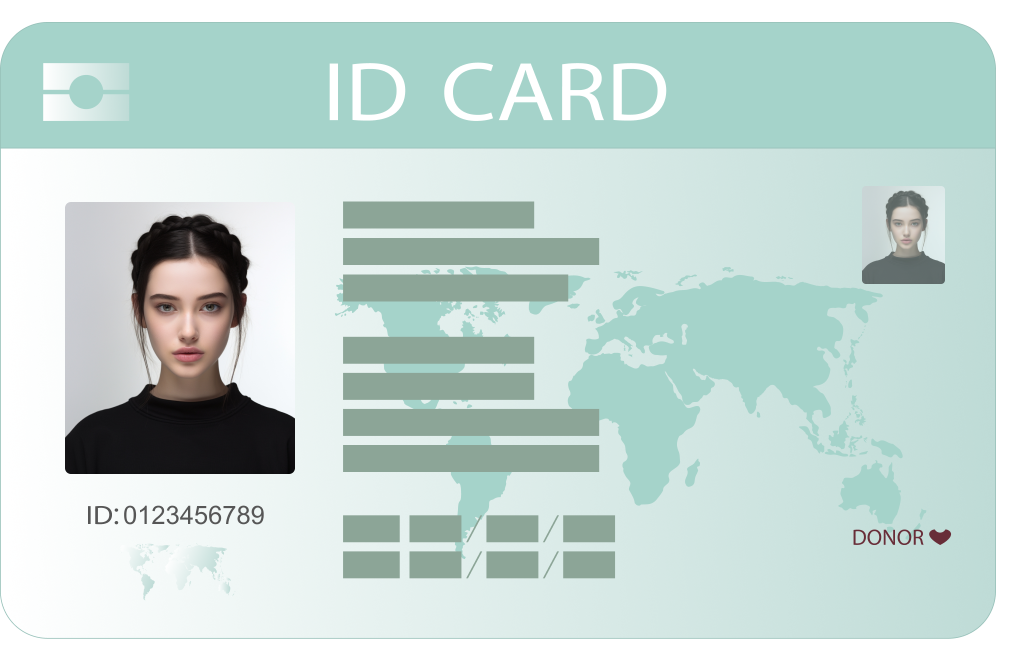
#> input picture 01-kyc-biometrie/ID.png, 2031 x 1342 px (shown at 1/2 size)
$ python comparaison_kyc.py
#> lines starting #> are read from the running program, lines starting #| are printed output that depends on the picture
#!/usr/bin/env python3
# -*- coding: utf-8 -*-
"""
Comparaison de deux approches de vérification biométrique KYC — SlickPay.

Compare, sur les mêmes paires d'images :
  1. le pipeline ORB existant (détection Haar, CLAHE, descripteurs ORB,
     filtrage de Lowe, validation géométrique RANSAC) ;
  2. une approche par embeddings faciaux (FaceNet, distance cosinus).

Objectif : quantifier l'écart entre l'approche par points d'intérêt retenue
dans le prototype et l'approche de référence utilisée en production, afin
d'objectiver la limite méthodologique identifiée dans le mémoire.

Prérequis (environnement conda dédié) :
    conda activate kyc
    pip install deepface opencv-python pillow

Les 4 images doivent être dans le même dossier que ce script.

Sortie :
    resultats_comparaison_kyc.txt  (récapitulatif à capturer pour l'annexe)

Usage :
    python comparaison_kyc.py
"""

import os
import warnings
from pathlib import Path

warnings.filterwarnings("ignore")
os.environ["TF_CPP_MIN_LOG_LEVEL"] = "3"   # masque les logs TensorFlow

import cv2
import numpy as np
from PIL import Image

# ---------------------------- PARAMÈTRES ORB -------------------------------
SIMILARITY_THRESHOLD = 75.0
MIN_MATCHES_THRESHOLD = 20

# Paires évaluées : (document d'identité, selfie, libellé)
PAIRES = [
    ("ID.png", "sel.png", "Positif 1"),
    ("Carte-Identite.jpg", "photo.jpg", "Positif 2"),
    ("ID.png", "photo.jpg", "Négatif"),
]
# ---------------------------------------------------------------------------


# ===========================================================================
# PARTIE 1 — PIPELINE ORB (identique au prototype du mémoire)
# ===========================================================================

def load_image_safe(path):
#> called with path = 'ID.png'
    img = Image.open(path).convert("RGB")
    return cv2.cvtColor(np.array(img), cv2.COLOR_RGB2BGR)
#> call 2 of load_image_safe, with path = 'sel.png'
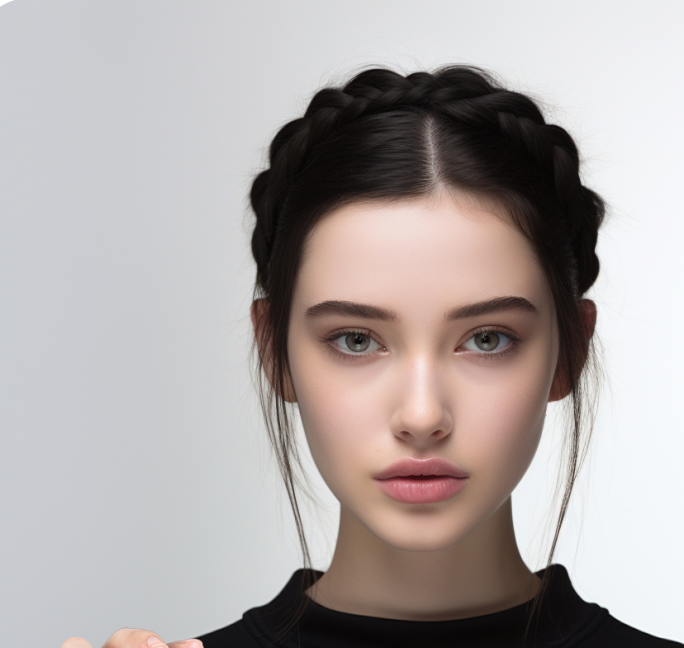
#> input picture 01-kyc-biometrie/sel.png, 2052 x 1942 px (shown at 1/3 size)


def detect_faces(image):
    cascade = cv2.CascadeClassifier(
        cv2.data.haarcascades + "haarcascade_frontalface_default.xml"
    )
    gray = cv2.cvtColor(image, cv2.COLOR_BGR2GRAY)
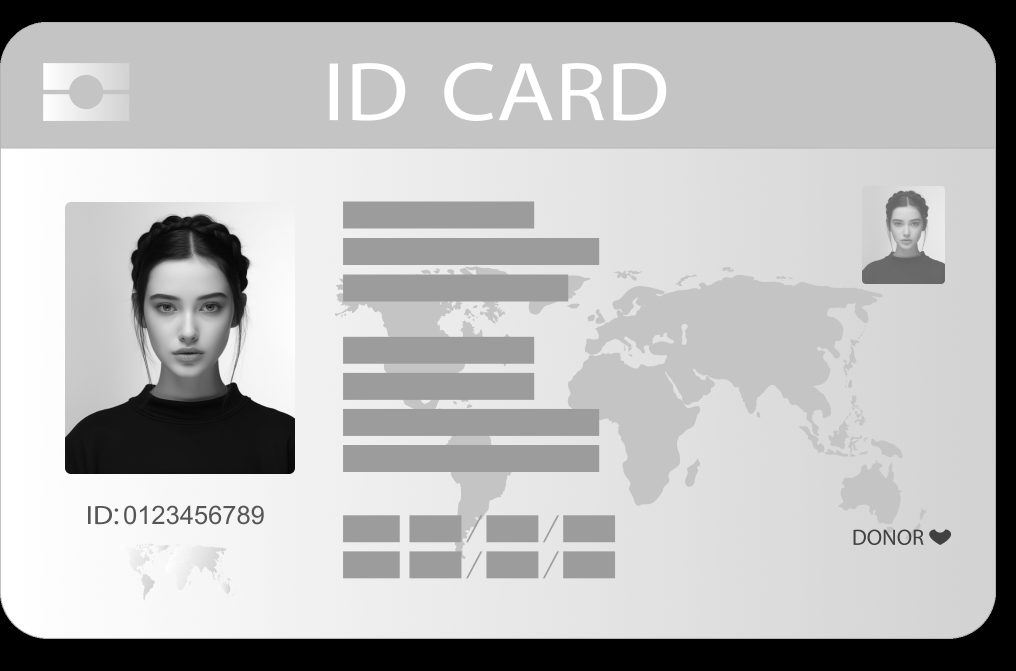
#> gray: shape (1342, 2031) (shown at 1/2 size); min 0, max 255, mean 183.8
    return cascade.detectMultiScale(gray, scaleFactor=1.1, minNeighbors=5,
                                    minSize=(40, 40))


def get_largest_face(faces):
    if len(faces) == 0:
        return None
    return sorted(faces, key=lambda f: f[2] * f[3], reverse=True)[0]


def preprocess_face(face):
    gray = cv2.cvtColor(face, cv2.COLOR_BGR2GRAY)
    gray = cv2.GaussianBlur(gray, (3, 3), 0)
    clahe = cv2.createCLAHE(clipLimit=2.0, tileGridSize=(8, 8))
    gray = clahe.apply(gray)
    return cv2.resize(gray, (250, 250))


def extract_features(image):
    orb = cv2.ORB_create(nfeatures=500, scaleFactor=1.2, nlevels=8)
    return orb.detectAndCompute(image, None)


def match_descriptors(desc1, desc2):
    if desc1 is None or desc2 is None:
        return []
    bf = cv2.BFMatcher(cv2.NORM_HAMMING, crossCheck=False)
    bons = []
    for pair in bf.knnMatch(desc1, desc2, k=2):
        if len(pair) < 2:
            continue
        m, n = pair
        if m.distance < 0.75 * n.distance:     # ratio test de Lowe
            bons.append(m)
    return bons


def compute_similarity(kp1, desc1, kp2, desc2):
    bons = match_descriptors(desc1, desc2)
    if len(bons) < 4:
        return 0.0, bons
    src = np.float32([kp1[m.queryIdx].pt for m in bons]).reshape(-1, 1, 2)
    dst = np.float32([kp2[m.trainIdx].pt for m in bons]).reshape(-1, 1, 2)
    _, mask = cv2.findHomography(src, dst, cv2.RANSAC, 5.0)
    if mask is None:
        return 0.0, bons
    return (int(mask.sum()) / len(bons)) * 100, bons


def comparer_orb(chemin_id, chemin_selfie):
    """Retourne (similarité, nb correspondances, décision)."""
    image_id = load_image_safe(chemin_id)
    image_selfie = load_image_safe(chemin_selfie)

    visage_id = get_largest_face(detect_faces(image_id))
#> visage_id = [258, 524, 238, 238]
    visage_selfie = get_largest_face(detect_faces(image_selfie))
#> in detect_faces (call 2), `gray = cv2.cvtColor(image, cv2.COLOR_BGR2GRAY)`:
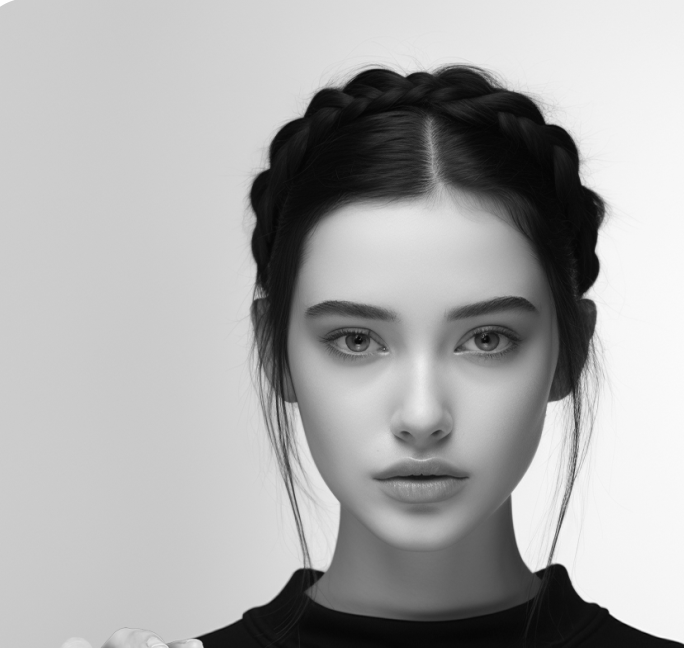
#> gray: shape (1942, 2052) (shown at 1/3 size); min 1, max 255, mean 170.6
#> visage_selfie = [727, 614, 1062, 1062]
    if visage_id is None or visage_selfie is None:
        return None, None, "ÉCHEC (visage non détecté)"

    x1, y1, w1, h1 = visage_id
#> x1 = 258; y1 = 524; w1 = 238; h1 = 238
    x2, y2, w2, h2 = visage_selfie
#> x2 = 727; y2 = 614; w2 = 1062; h2 = 1062
    face1 = preprocess_face(image_id[y1:y1 + h1, x1:x1 + w1])
    face2 = preprocess_face(image_selfie[y2:y2 + h2, x2:x2 + w2])
#> in preprocess_face (call 2), `gray = cv2.cvtColor(face, cv2.COLOR_BGR2GRAY)`:
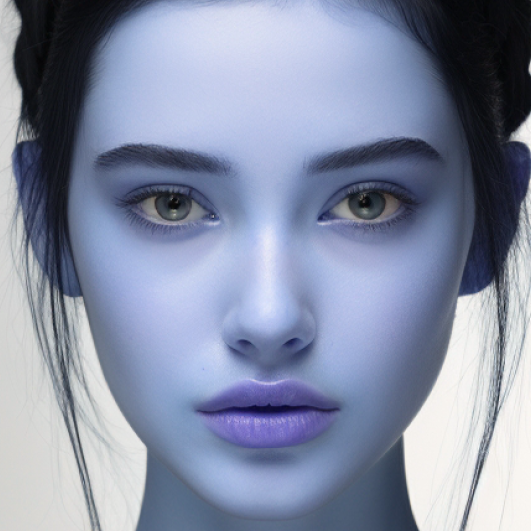
#> face: shape (1062, 1062, 3) (shown at 1/2 size); mean of channels 0, 1, 2 134.3, 142.9, 166.2; drawn as R, G, B
#> in preprocess_face (call 2), `return cv2.resize(gray, (250, 250))`:
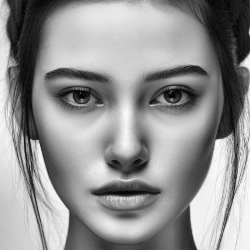
#> returned value: shape (250, 250); min 1, max 251, mean 146.8

    kp1, d1 = extract_features(face1)
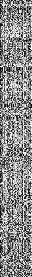
#> d1: shape (277, 32); min 0, max 255, mean 137.8
#> kp1 = 277 keypoints; strongest (x, y, size): (213, 139, 31), (36, 140, 31), (109, 159, 77.1), (125, 152, 92.6)
    kp2, d2 = extract_features(face2)
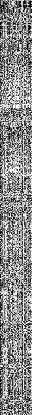
#> d2: shape (415, 32); min 0, max 255, mean 138.9
#> kp2 = 415 keypoints; strongest (x, y, size): (31, 140, 31), (216, 140, 31), (38, 141, 31), (35, 142, 31)
    similarite, bons = compute_similarity(kp1, d1, kp2, d2)
#> after the loop in match_descriptors, `for pair in bf.knnMatch(desc1, desc2, k=2):`: bons = 170 matches
#> in compute_similarity, `src = np.float32([kp1[m.queryIdx].pt for m in bons]).reshape(-1, 1, 2)`: src = 170 rows, first 8: [196, 65], [47, 75], [168, 86], [84, 88], [165, 90], [57, 94], [69, 94], [192, 94]
#> in compute_similarity, `dst = np.float32([kp2[m.trainIdx].pt for m in bons]).reshape(-1, 1, 2)`: dst = 170 rows, first 8: [198, 66], [47, 77], [172, 87], [86, 89], [168, 91], [59, 95], [71, 95], [194.4, 94.8]
#> in compute_similarity, `_, mask = cv2.findHomography(src, dst, cv2.RANSAC, 5.0)`: mask = 170 values, max 1 at index 0, min 0 at index 39, mean 0.988
#> similarite = 98.82; bons = 170 matches

    correspond = (similarite >= SIMILARITY_THRESHOLD
                  and len(bons) >= MIN_MATCHES_THRESHOLD)
#> correspond = True
    decision = "CORRESPONDANCE" if correspond else "NON-CORRESPONDANCE"
#> decision = 'CORRESPONDANCE'
    return round(similarite, 2), len(bons), decision


# ===========================================================================
# PARTIE 2 — EMBEDDINGS FACIAUX (FaceNet)
# ===========================================================================

def comparer_facenet(chemin_id, chemin_selfie):
    """Retourne (distance cosinus, seuil du modèle, décision)."""
    from deepface import DeepFace
    try:
        res = DeepFace.verify(
            img1_path=chemin_id,
            img2_path=chemin_selfie,
            model_name="Facenet",
            distance_metric="cosine",
            detector_backend="opencv",
            enforce_detection=True,
        )
        decision = "CORRESPONDANCE" if res["verified"] else "NON-CORRESPONDANCE"
        return round(res["distance"], 4), round(res["threshold"], 4), decision
    except Exception as erreur:
        return None, None, f"ÉCHEC ({type(erreur).__name__})"


# ===========================================================================
# PARTIE 3 — EXÉCUTION ET SYNTHÈSE
# ===========================================================================

def main():
    manquants = [f for p in PAIRES for f in p[:2] if not Path(f).exists()]
    if manquants:
        raise SystemExit(
            "Images introuvables : " + ", ".join(sorted(set(manquants))) +
            "\nCopie-les dans ce dossier :\n"
            "  cp ~/Documents/MasterPFE/*.png ~/Documents/MasterPFE/*.jpg ."
        )

    print("Chargement du modèle FaceNet (premier lancement : téléchargement "
          "des poids, ~90 Mo)...\n")

    lignes_rapport = []
    resultats = []

    for chemin_id, chemin_selfie, libelle in PAIRES:
        print("=" * 74)
        print(f"{libelle} : {chemin_id} vs {chemin_selfie}")
        print("=" * 74)

        sim_orb, nb_corr, dec_orb = comparer_orb(chemin_id, chemin_selfie)
#> sim_orb = 98.82; nb_corr = 170; dec_orb = 'CORRESPONDANCE'
        print(f"  ORB     : similarité {sim_orb} % sur {nb_corr} "
              f"correspondances  ->  {dec_orb}")
#|   ORB     : similarité 98.82 % sur 170 correspondances  ->  CORRESPONDANCE

        dist, seuil, dec_fn = comparer_facenet(chemin_id, chemin_selfie)
        if dist is not None:
            print(f"  FaceNet : distance cosinus {dist} "
                  f"(seuil {seuil})  ->  {dec_fn}")
        else:
            print(f"  FaceNet : {dec_fn}")

        accord = "OUI" if dec_orb == dec_fn else "NON"
        print(f"  Concordance des décisions : {accord}\n")

        resultats.append({
            "cas": libelle, "sim_orb": sim_orb, "nb_corr": nb_corr,
            "dec_orb": dec_orb, "dist": dist, "seuil": seuil,
            "dec_fn": dec_fn, "accord": accord,
        })

    # ---------------------- Tableau de synthèse ----------------------------
    nb_accords = sum(1 for r in resultats if r["accord"] == "OUI")

    lignes_rapport += [
        "=" * 74,
        "COMPARAISON DES APPROCHES DE VERIFICATION BIOMETRIQUE (KYC)",
        "=" * 74,
        "",
        f"{'Cas':<12} {'ORB (%)':>9} {'Corresp.':>9} {'Decision ORB':>20}",
        "-" * 74,
    ]
    for r in resultats:
        lignes_rapport.append(
            f"{r['cas']:<12} {r['sim_orb']:>9} {r['nb_corr']:>9} "
            f"{r['dec_orb']:>20}"
        )

    lignes_rapport += [
        "",
        f"{'Cas':<12} {'Distance':>9} {'Seuil':>9} {'Decision FaceNet':>20}",
        "-" * 74,
    ]
    for r in resultats:
        lignes_rapport.append(
            f"{r['cas']:<12} {str(r['dist']):>9} {str(r['seuil']):>9} "
            f"{r['dec_fn']:>20}"
        )

    lignes_rapport += [
        "",
        "-" * 74,
        f"Concordance des decisions : {nb_accords}/{len(resultats)} cas",
        "-" * 74,
        "",
        "Note : le pourcentage ORB (proportion d'inliers RANSAC) et la distance",
        "cosinus FaceNet ne sont pas directement comparables. Seules les",
        "DECISIONS finales le sont.",
    ]

    rapport = "\n".join(lignes_rapport)
    Path("resultats_comparaison_kyc.txt").write_text(rapport + "\n",
                                                     encoding="utf-8")
    print(rapport)
    print("\nRapport ecrit dans : resultats_comparaison_kyc.txt")


if __name__ == "__main__":
    main()
#> (the call stopped at in comparer_facenet, `res = DeepFace.verify( img1_path=chemin_id, img2_path=chemin_selfie, m..`: deepface is not available in this run)
